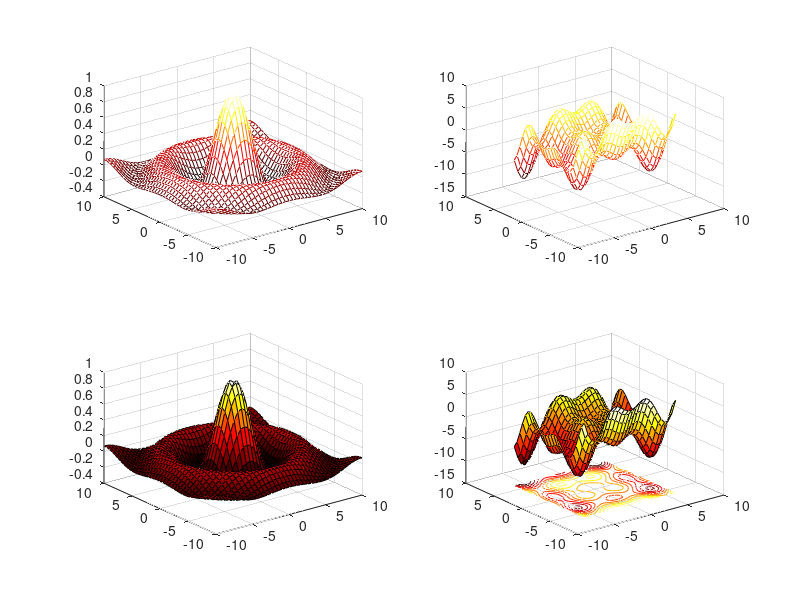

Source code (MATLAB):
%% Задания для самостоятельной работы
%2a) z = asin(x^2 + y^2)^(1/2)/(x^2 - y^2)^(1/2)
a = 1; %например 1
x = -10:0.5:10;
y = -10:0.5:10;
subplot(2,2,1);
[X,Y] = meshgrid(x,y);
Z = a*sin((X.^2+Y.^2).^(1/2))./((X.^2+Y.^2).^(1/2));
mesh(X,Y,Z);
subplot(2,2,3);
surf(X,Y,Z);

%2b) z = -xsinx - ycosy
subplot(2,2,2);
x = -2*pi:0.5:2*pi;
y = -2*pi:0.5:2*pi;
[X,Y] = meshgrid(x,y);
Z = X.*sin(X)-Y.*cos(Y);
mesh(X,Y,Z);
colormap('hot');
subplot(2,2,4);
surfc(X,Y,Z);
